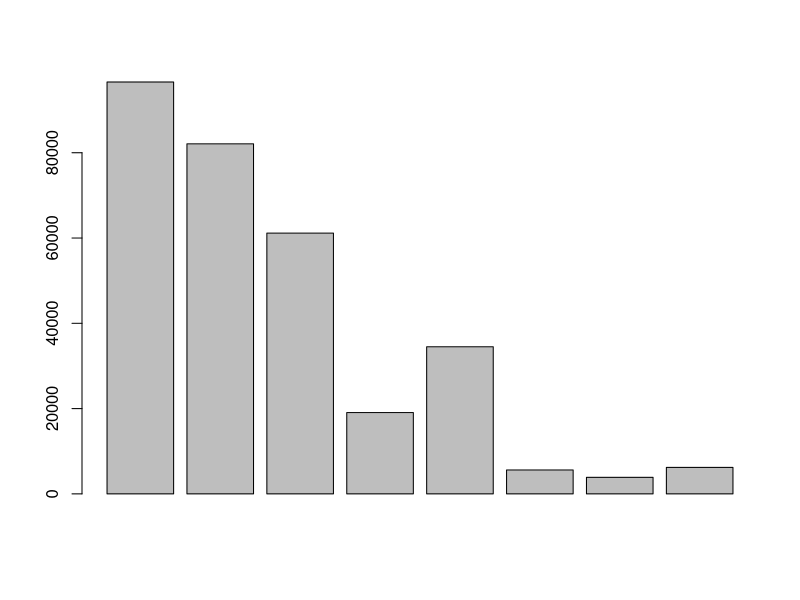
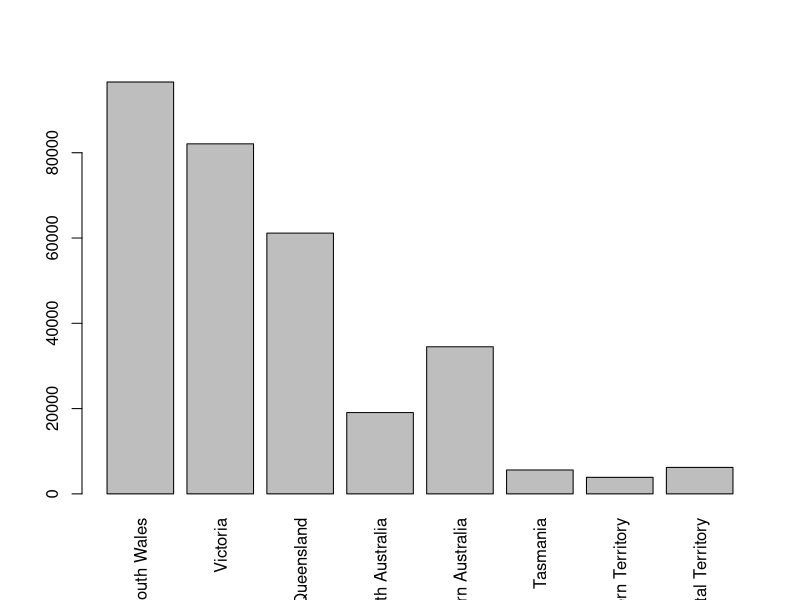
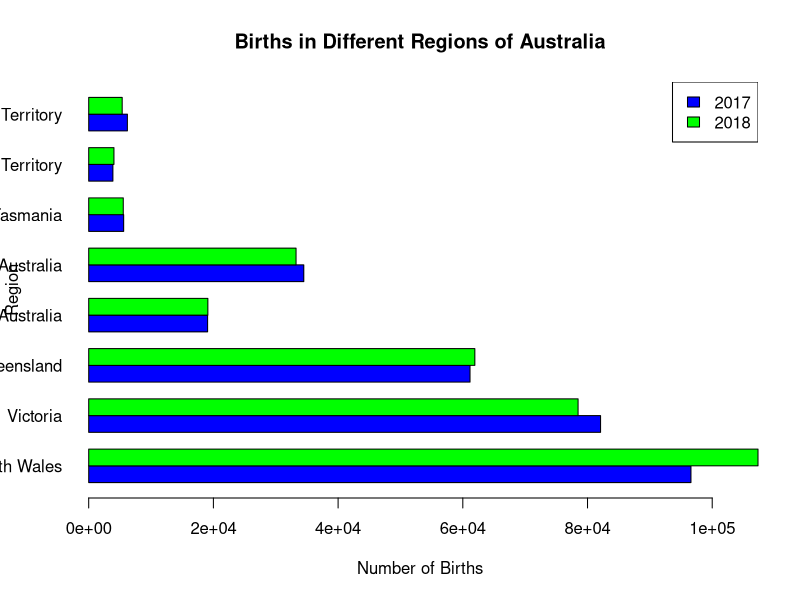
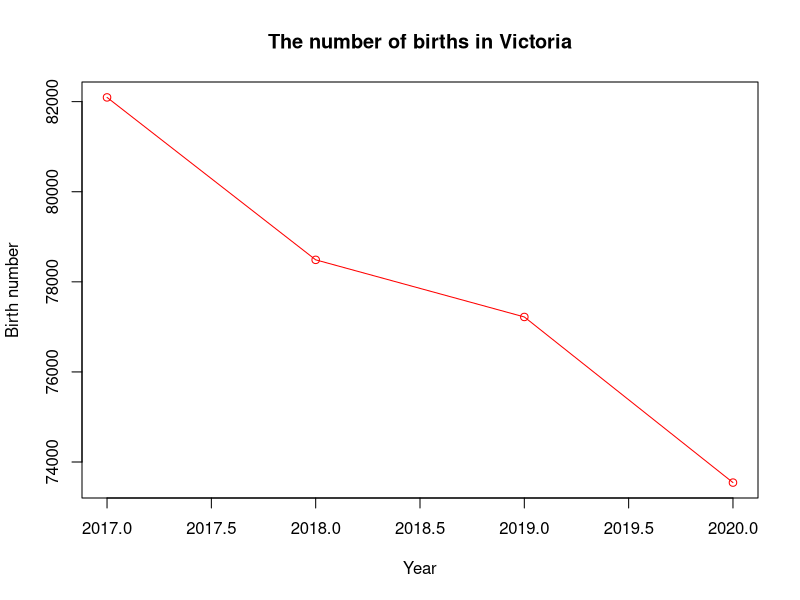
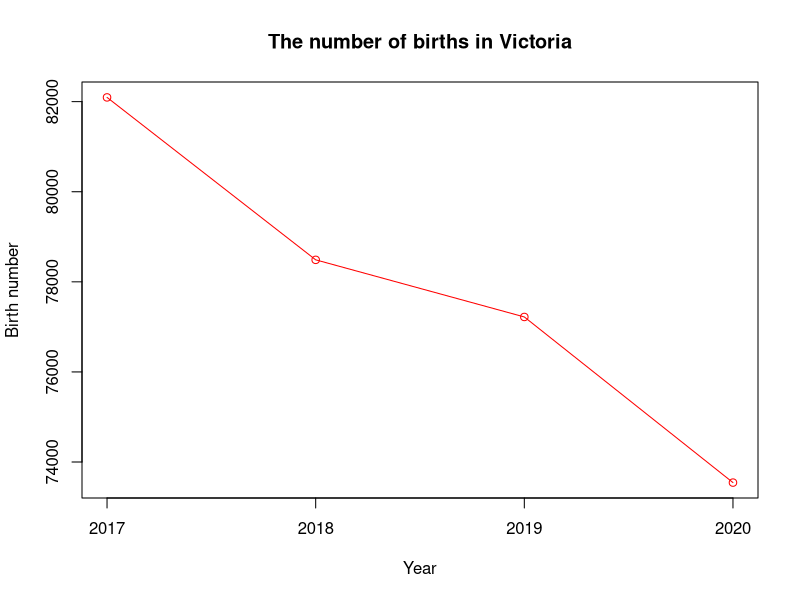
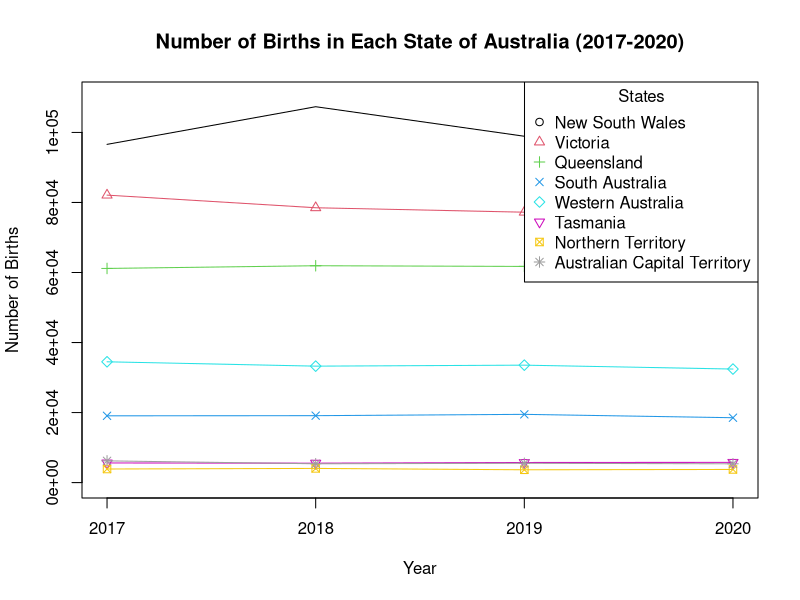

The R source for these figures, in order:
## ---- chunk 1
data <- read.csv('Birth Data.csv')
## ---- chunk 2
head(data)
tail(data)
summary(data)
names(data)
ncol(data)
nrow(data)
## ---- chunk 3
class(data)
## ---- chunk 4
class(data$X2017)
## ---- chunk 5
data$X2017

as.numeric(data$X2017)
## ---- chunk 6
as.numeric("31234")

as.numeric("31,234")
## ---- chunk 7
as.numeric(gsub(",", "", data$X2017))
## ---- chunk 8
data$X2017 = as.numeric(gsub(",", "", data$X2017))
data$X2017
## ---- chunk 9
barplot(data$X2017)
## ---- chunk 10
barplot(data$X2017, names=data$Region, las=3)
## ---- chunk 11
data$X2018 = as.numeric(gsub(",", "", data$X2018))
matrix = rbind(data$X2017, data$X2018)
## ---- chunk 12
barplot(matrix, beside = TRUE, horiz = TRUE, names = data$Region, col = c("blue", "green"), main = "Births in Different Regions of Australia",
        xlab = "Number of Births", ylab = "Region", las = 1)

legend("topright", legend = c("2017", "2018"), fill = c("blue", "green"))
## ---- chunk 13
data$X2019 = as.numeric(gsub(",", "", data$X2019))
data$X2020 = as.numeric(gsub(",", "", data$X2020))
## ---- chunk 14
plot(c(2017:2020), data[2, 2:5], type="o", col="red", xlab="Year", ylab="Birth number", main="The number of births in Victoria")
## ---- chunk 15
plot(c(2017:2020), data[2, 2:5], type="o", col="red", xaxt="n", xlab="Year", ylab="Birth number", main="The number of births in Victoria")

axis(1,at=c("2017", "2018", "2019", "2020"))
## ---- chunk 16
plot(2017:2020, data[1, 2:5], type = "l", xlab = "Year", ylab = "Number of Births",
     main = "Number of Births in Each State of Australia (2017-2020)", xaxt = "n", ylim = range(c(1:110000)))

# Add lines for each state
for (i in 2:8) {
  lines(2017:2020, data[i, 2:5], type = "o", pch = i, col = i)
}

axis(1,at=c("2017", "2018", "2019", "2020"))

legend("topright", legend = data$Region, col = 1:8, pch = 1:8, title = "States")
